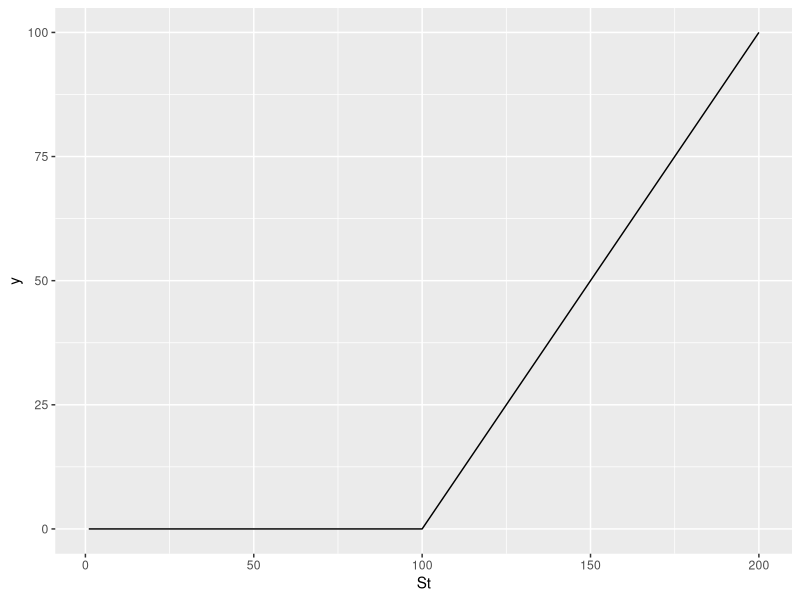
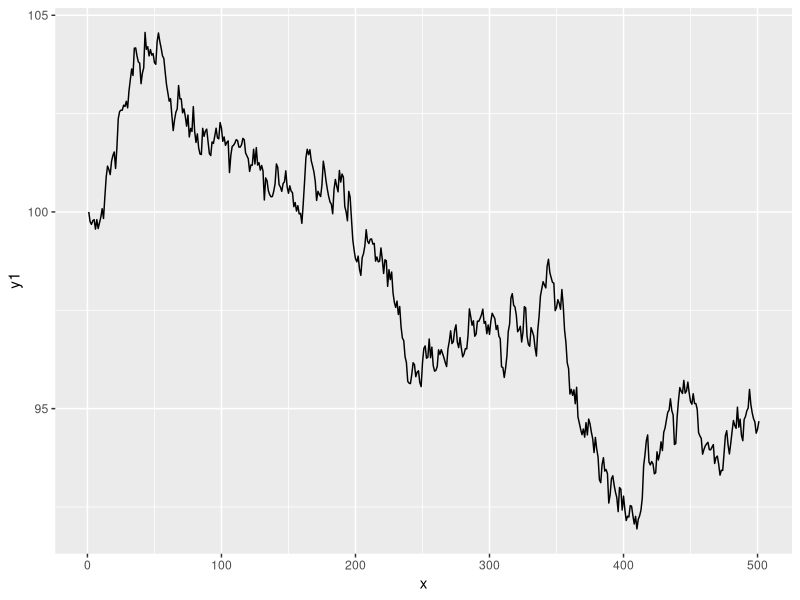
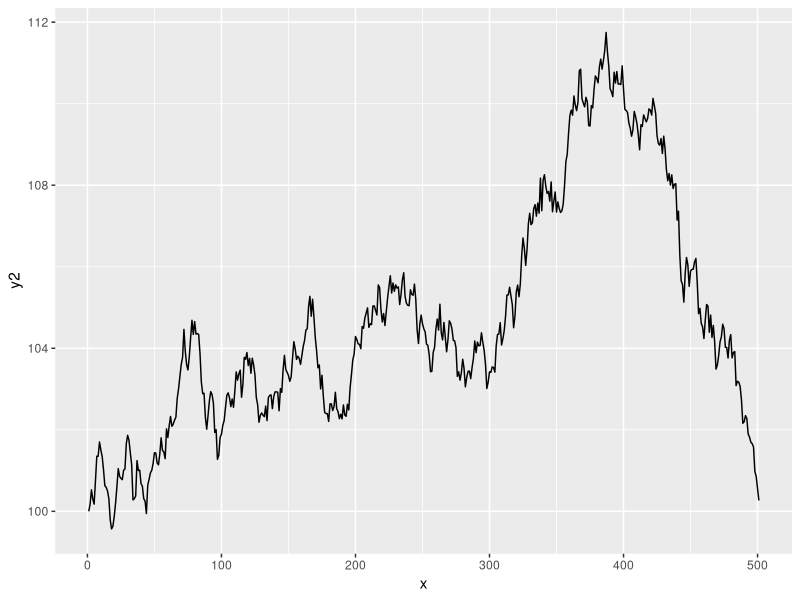
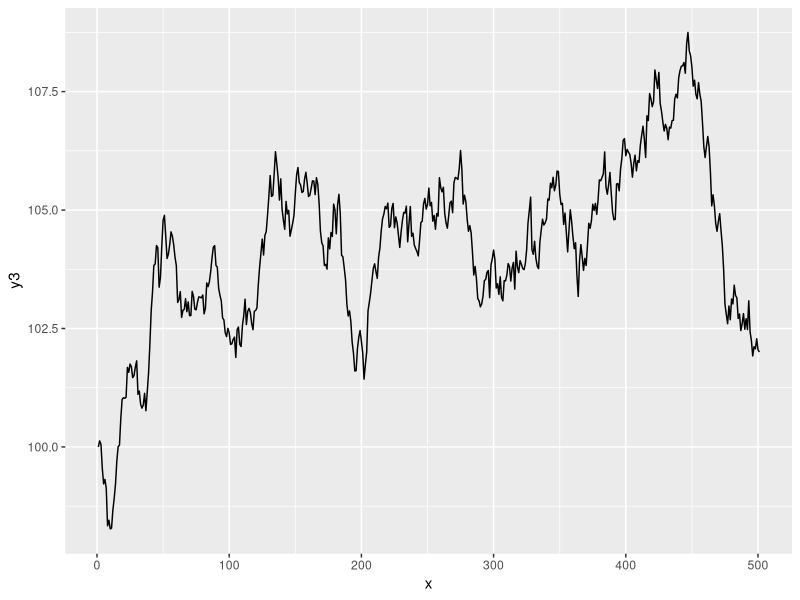
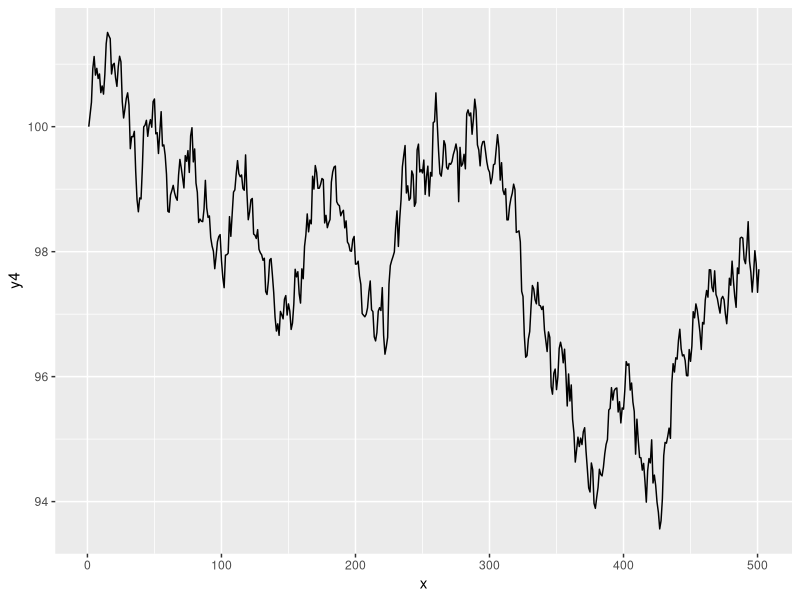
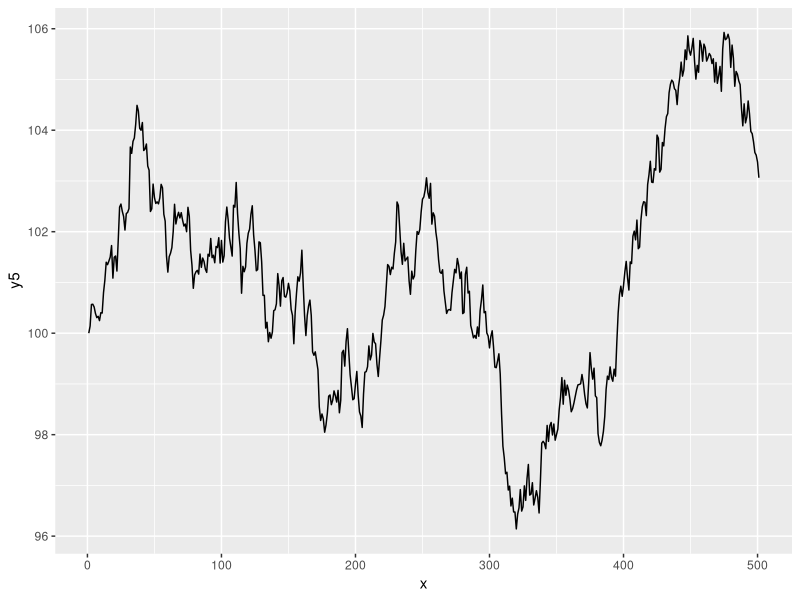

R code for these plots, in order:
# Q1
install.packages('ggplot2')
library(ggplot2)
k = 100
y = c()
for(i in 1:200){
    y = append(y, max(i - k, 0))
}
df = data.frame(St=1:200, y)
ggplot(data=df, aes(x=St, y=y))+geom_line()

# Q2
BSM = function(s, t, k, v, r) {
    d1 = (log(s / k) + (r + v * v * 0.5) * t) / v * sqrt(t)
    d2 = d1 - v * sqrt(t)
    C = s * pnorm(d1, mean = 0, sd = 1) - k * exp(-r * t) * pnorm(d2, mean = 0, sd = 1)
    return(C)
}
print(BSM(100, 100, 0.5, 0.1, 0.04))

# Q3
rf <- 0.04
T <- 0.5
M <- 500
dt <- T/M
N <- 10000
S0 <- 100
K <- 100
sigma <- 0.1

# 한칼럼이 하나이 시계열 경로
# 행의 숫자는 시계열의 수
# 칼럼의 숫자는 시뮬레이션 횟수
sim_S = matrix(0, nrow=501, ncol=N)
sim_S[1,] = S0
for(nn in 1:N) {
    for(t in 1:M) {
        sim_S[t+1, nn] = sim_S[t, nn] * exp((rf - 0.5 * sigma * sigma) * dt + sigma * sqrt(dt) * rnorm(1))
    }
}
sim_BSM = matrix(0, nrow=501, ncol=N)
for(nn in 1:N) {
    for(t in 1:M+1) {
        sim_BSM[t, nn] = BSM(sim_S[t, nn], 100, 0.5, 0.1, 0.04)
    }
}
print(sim_BSM)
sim_V = c()
sum_V = 0
for(nn in 1:N) {
    value = max(sim_S[501, nn] - K, 0)
    sim_V[nn] = value
    sum_V = sum_V + value
}
sim_C = exp((-rf * T) / N) * sum_V
print(sim_C)
df2 = data.frame(x=1:501)
df2$y1 = sim_S[,1]
df2$y2 = sim_S[,2]
df2$y3 = sim_S[,3]
df2$y4 = sim_S[,4]
df2$y5 = sim_S[,5]
ggplot(data=df2, aes(x=x, y=y1))+geom_line()
ggplot(data=df2, aes(x=x, y=y2))+geom_line()
ggplot(data=df2, aes(x=x, y=y3))+geom_line()
ggplot(data=df2, aes(x=x, y=y4))+geom_line()
ggplot(data=df2, aes(x=x, y=y5))+geom_line()
